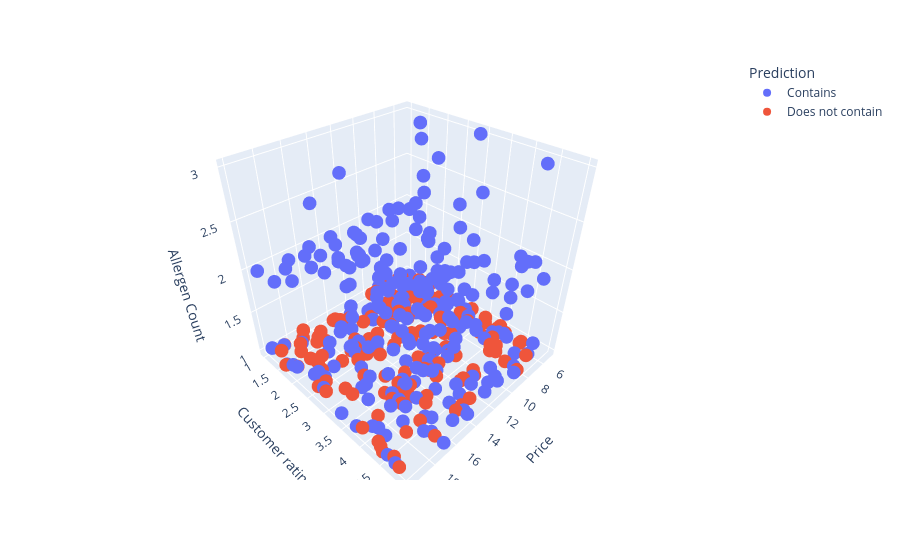

Notebook cell for this chart:
### Code cell
fig = px.scatter_3d(df, x='Price', y='Customer rating', z='Allergen Count',
                   color='Prediction')
fig.show()

### Figure 1 — Plotly figure (JSON) as saved in the notebook; plotly's stock layout.template omitted (floating-point values rounded to 4 significant figures; data arrays with more than 128 entries replaced by an {"elided": "..."} marker saying what was removed)
{"data": [{"hovertemplate": "Prediction=Contains<br>Price=%{x}<br>Customer rating=%{y}<br>Allergen Count=%{z}<extra></extra>", "legendgroup": "Contains", "marker": {"color": "#636efa", "symbol": "circle"}, "mode": "markers", "name": "Contains", "scene": "scene", "showlegend": true, "type": "scatter3d", "x": {"elided": "255 float values"}, "y": {"elided": "255 float values"}, "z": {"elided": "255 int values"}}, {"hovertemplate": "Prediction=Does not contain<br>Price=%{x}<br>Customer rating=%{y}<br>Allergen Count=%{z}<extra></extra>", "legendgroup": "Does not contain", "marker": {"color": "#EF553B", "symbol": "circle"}, "mode": "markers", "name": "Does not contain", "scene": "scene", "showlegend": true, "type": "scatter3d", "x": {"elided": "143 float values"}, "y": {"elided": "143 float values"}, "z": {"elided": "143 int values"}}], "layout": {"legend": {"title": {"text": "Prediction"}, "tracegroupgap": 0}, "margin": {"t": 60}, "scene": {"domain": {"x": [0, 1], "y": [0, 1]}, "xaxis": {"title": {"text": "Price"}}, "yaxis": {"title": {"text": "Customer rating"}}, "zaxis": {"title": {"text": "Allergen Count"}}}}}
